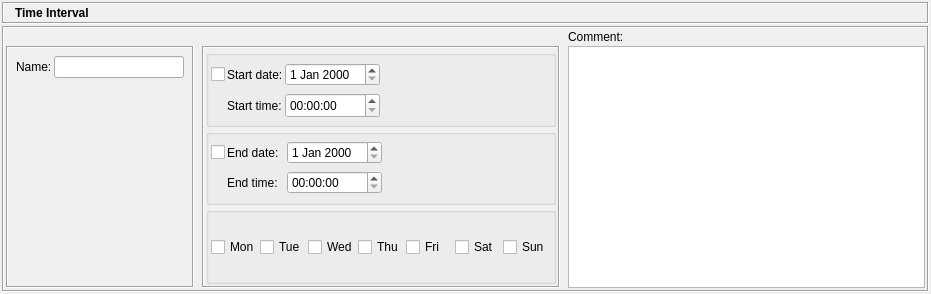
<ui version="4.0" >
 <class>TimeDialog_q</class>
 <widget class="QWidget" name="TimeDialog_q" >
  <property name="enabled" >
   <bool>true</bool>
  </property>
  <property name="geometry" >
   <rect>
    <x>0</x>
    <y>0</y>
    <width>931</width>
    <height>294</height>
   </rect>
  </property>
  <property name="windowTitle" >
   <string>Time</string>
  </property>
  <layout class="QHBoxLayout" >
   <property name="spacing" >
    <number>2</number>
   </property>
   <property name="leftMargin" >
    <number>2</number>
   </property>
   <property name="topMargin" >
    <number>2</number>
   </property>
   <property name="rightMargin" >
    <number>2</number>
   </property>
   <property name="bottomMargin" >
    <number>2</number>
   </property>
   <item>
    <layout class="QVBoxLayout" >
     <property name="spacing" >
      <number>2</number>
     </property>
     <property name="leftMargin" >
      <number>0</number>
     </property>
     <property name="topMargin" >
      <number>0</number>
     </property>
     <property name="rightMargin" >
      <number>0</number>
     </property>
     <property name="bottomMargin" >
      <number>0</number>
     </property>
     <item>
      <widget class="QFrame" name="frame3" >
       <property name="sizePolicy" >
        <sizepolicy vsizetype="Fixed" hsizetype="Preferred" >
         <horstretch>0</horstretch>
         <verstretch>0</verstretch>
        </sizepolicy>
       </property>
       <property name="minimumSize" >
        <size>
         <width>16</width>
         <height>20</height>
        </size>
       </property>
       <property name="frameShape" >
        <enum>QFrame::Box</enum>
       </property>
       <property name="frameShadow" >
        <enum>QFrame::Sunken</enum>
       </property>
       <layout class="QGridLayout" >
        <property name="leftMargin" >
         <number>2</number>
        </property>
        <property name="topMargin" >
         <number>2</number>
        </property>
        <property name="rightMargin" >
         <number>2</number>
        </property>
        <property name="bottomMargin" >
         <number>2</number>
        </property>
        <property name="horizontalSpacing" >
         <number>2</number>
        </property>
        <property name="verticalSpacing" >
         <number>2</number>
        </property>
        <item row="0" column="1" >
         <widget class="QLabel" name="editorTitle" >
          <property name="font" >
           <font>
            <weight>75</weight>
            <bold>true</bold>
           </font>
          </property>
          <property name="text" >
           <string>Time Interval</string>
          </property>
          <property name="wordWrap" >
           <bool>false</bool>
          </property>
         </widget>
        </item>
        <item row="0" column="0" >
         <widget class="QLabel" name="pixmapLabel1" >
          <property name="sizePolicy" >
           <sizepolicy vsizetype="Fixed" hsizetype="Fixed" >
            <horstretch>0</horstretch>
            <verstretch>0</verstretch>
           </sizepolicy>
          </property>
          <property name="pixmap" >
           <pixmap/>
          </property>
          <property name="scaledContents" >
           <bool>true</bool>
          </property>
          <property name="wordWrap" >
           <bool>false</bool>
          </property>
         </widget>
        </item>
       </layout>
      </widget>
     </item>
     <item>
      <widget class="QFrame" name="frame7" >
       <property name="frameShape" >
        <enum>QFrame::Box</enum>
       </property>
       <property name="frameShadow" >
        <enum>QFrame::Sunken</enum>
       </property>
       <layout class="QGridLayout" >
        <property name="leftMargin" >
         <number>2</number>
        </property>
        <property name="topMargin" >
         <number>2</number>
        </property>
        <property name="rightMargin" >
         <number>2</number>
        </property>
        <property name="bottomMargin" >
         <number>2</number>
        </property>
        <property name="horizontalSpacing" >
         <number>8</number>
        </property>
        <property name="verticalSpacing" >
         <number>2</number>
        </property>
        <item row="0" column="2" >
         <widget class="QLabel" name="textLabel2" >
          <property name="text" >
           <string>Comment:</string>
          </property>
          <property name="wordWrap" >
           <bool>false</bool>
          </property>
         </widget>
        </item>
        <item row="1" column="0" >
         <widget class="QFrame" name="frame32" >
          <property name="frameShape" >
           <enum>QFrame::Box</enum>
          </property>
          <property name="frameShadow" >
           <enum>QFrame::Sunken</enum>
          </property>
          <layout class="QGridLayout" >
           <property name="leftMargin" >
            <number>8</number>
           </property>
           <property name="topMargin" >
            <number>8</number>
           </property>
           <property name="rightMargin" >
            <number>8</number>
           </property>
           <property name="bottomMargin" >
            <number>8</number>
           </property>
           <property name="horizontalSpacing" >
            <number>2</number>
           </property>
           <property name="verticalSpacing" >
            <number>8</number>
           </property>
           <item row="0" column="0" >
            <widget class="QLabel" name="textLabel1" >
             <property name="text" >
              <string>Name:</string>
             </property>
             <property name="wordWrap" >
              <bool>false</bool>
             </property>
            </widget>
           </item>
           <item row="2" column="0" >
            <spacer>
             <property name="orientation" >
              <enum>Qt::Vertical</enum>
             </property>
             <property name="sizeType" >
              <enum>QSizePolicy::MinimumExpanding</enum>
             </property>
             <property name="sizeHint" >
              <size>
               <width>20</width>
               <height>5</height>
              </size>
             </property>
            </spacer>
           </item>
           <item row="0" column="1" >
            <widget class="QLineEdit" name="obj_name" >
             <property name="sizePolicy" >
              <sizepolicy vsizetype="Fixed" hsizetype="Preferred" >
               <horstretch>0</horstretch>
               <verstretch>0</verstretch>
              </sizepolicy>
             </property>
             <property name="minimumSize" >
              <size>
               <width>130</width>
               <height>0</height>
              </size>
             </property>
            </widget>
           </item>
          </layout>
         </widget>
        </item>
        <item row="1" column="1" >
         <widget class="QFrame" name="frame18" >
          <property name="minimumSize" >
           <size>
            <width>350</width>
            <height>16</height>
           </size>
          </property>
          <property name="frameShape" >
           <enum>QFrame::Box</enum>
          </property>
          <property name="frameShadow" >
           <enum>QFrame::Sunken</enum>
          </property>
          <layout class="QVBoxLayout" >
           <item>
            <widget class="QGroupBox" name="groupBox2" >
             <property name="title" >
              <string/>
             </property>
             <layout class="QGridLayout" >
              <item row="0" column="0" >
               <widget class="QCheckBox" name="useStartDate" >
                <property name="text" >
                 <string/>
                </property>
               </widget>
              </item>
              <item row="0" column="1" >
               <widget class="QLabel" name="label" >
                <property name="text" >
                 <string>Start date:</string>
                </property>
               </widget>
              </item>
              <item row="0" column="2" >
               <widget class="QDateEdit" name="startDate" >
                <property name="date" >
                 <date>
                  <year>2000</year>
                  <month>1</month>
                  <day>1</day>
                 </date>
                </property>
               </widget>
              </item>
              <item row="0" column="3" >
               <spacer>
                <property name="orientation" >
                 <enum>Qt::Horizontal</enum>
                </property>
                <property name="sizeHint" >
                 <size>
                  <width>101</width>
                  <height>25</height>
                 </size>
                </property>
               </spacer>
              </item>
              <item row="1" column="1" >
               <widget class="QLabel" name="textLabel1_3" >
                <property name="text" >
                 <string>Start time:</string>
                </property>
                <property name="wordWrap" >
                 <bool>false</bool>
                </property>
               </widget>
              </item>
              <item row="1" column="2" >
               <widget class="QTimeEdit" name="startTime" >
                <property name="minimumSize" >
                 <size>
                  <width>0</width>
                  <height>25</height>
                 </size>
                </property>
               </widget>
              </item>
              <item row="1" column="3" >
               <spacer>
                <property name="orientation" >
                 <enum>Qt::Horizontal</enum>
                </property>
                <property name="sizeHint" >
                 <size>
                  <width>111</width>
                  <height>20</height>
                 </size>
                </property>
               </spacer>
              </item>
             </layout>
            </widget>
           </item>
           <item>
            <widget class="QGroupBox" name="groupBox1" >
             <property name="title" >
              <string/>
             </property>
             <layout class="QGridLayout" >
              <item row="0" column="0" >
               <widget class="QCheckBox" name="useEndDate" >
                <property name="text" >
                 <string/>
                </property>
               </widget>
              </item>
              <item row="0" column="1" >
               <widget class="QLabel" name="label_2" >
                <property name="text" >
                 <string>End date:  </string>
                </property>
               </widget>
              </item>
              <item row="0" column="2" >
               <widget class="QDateEdit" name="endDate" >
                <property name="date" >
                 <date>
                  <year>2000</year>
                  <month>1</month>
                  <day>1</day>
                 </date>
                </property>
               </widget>
              </item>
              <item row="0" column="3" >
               <spacer>
                <property name="orientation" >
                 <enum>Qt::Horizontal</enum>
                </property>
                <property name="sizeHint" >
                 <size>
                  <width>101</width>
                  <height>25</height>
                 </size>
                </property>
               </spacer>
              </item>
              <item row="1" column="1" >
               <widget class="QLabel" name="textLabel1_3_2" >
                <property name="text" >
                 <string>End time:</string>
                </property>
                <property name="wordWrap" >
                 <bool>false</bool>
                </property>
               </widget>
              </item>
              <item row="1" column="2" >
               <widget class="QTimeEdit" name="endTime" />
              </item>
              <item row="1" column="3" >
               <spacer>
                <property name="orientation" >
                 <enum>Qt::Horizontal</enum>
                </property>
                <property name="sizeHint" >
                 <size>
                  <width>101</width>
                  <height>25</height>
                 </size>
                </property>
               </spacer>
              </item>
             </layout>
            </widget>
           </item>
           <item>
            <widget class="QGroupBox" name="groupBox" >
             <property name="title" >
              <string/>
             </property>
             <layout class="QGridLayout" >
              <item row="0" column="0" >
               <widget class="QFrame" name="frame_2" >
                <property name="frameShape" >
                 <enum>QFrame::NoFrame</enum>
                </property>
                <property name="frameShadow" >
                 <enum>QFrame::Raised</enum>
                </property>
                <layout class="QGridLayout" >
                 <property name="leftMargin" >
                  <number>0</number>
                 </property>
                 <property name="topMargin" >
                  <number>0</number>
                 </property>
                 <property name="rightMargin" >
                  <number>0</number>
                 </property>
                 <property name="bottomMargin" >
                  <number>0</number>
                 </property>
                 <property name="horizontalSpacing" >
                  <number>0</number>
                 </property>
                 <property name="verticalSpacing" >
                  <number>0</number>
                 </property>
                 <item row="0" column="0" >
                  <widget class="QCheckBox" name="cbStart1_2" >
                   <property name="text" >
                    <string>Mon</string>
                   </property>
                  </widget>
                 </item>
                 <item row="0" column="1" >
                  <widget class="QCheckBox" name="cbStart2_2" >
                   <property name="text" >
                    <string>Tue</string>
                   </property>
                  </widget>
                 </item>
                 <item row="0" column="2" >
                  <widget class="QCheckBox" name="cbStart3_2" >
                   <property name="text" >
                    <string>Wed</string>
                   </property>
                  </widget>
                 </item>
                 <item row="0" column="3" >
                  <widget class="QCheckBox" name="cbStart4_2" >
                   <property name="text" >
                    <string>Thu</string>
                   </property>
                  </widget>
                 </item>
                 <item row="0" column="4" >
                  <widget class="QCheckBox" name="cbStart5_2" >
                   <property name="text" >
                    <string>Fri</string>
                   </property>
                  </widget>
                 </item>
                 <item row="0" column="5" >
                  <widget class="QCheckBox" name="cbStart6_2" >
                   <property name="text" >
                    <string>Sat</string>
                   </property>
                  </widget>
                 </item>
                 <item row="0" column="6" >
                  <widget class="QCheckBox" name="cbStart7_2" >
                   <property name="text" >
                    <string>Sun</string>
                   </property>
                  </widget>
                 </item>
                </layout>
               </widget>
              </item>
             </layout>
            </widget>
           </item>
          </layout>
         </widget>
        </item>
        <item row="1" column="2" >
         <widget class="QTextEdit" name="comment" >
          <property name="sizePolicy" >
           <sizepolicy vsizetype="Expanding" hsizetype="Expanding" >
            <horstretch>0</horstretch>
            <verstretch>100</verstretch>
           </sizepolicy>
          </property>
          <property name="minimumSize" >
           <size>
            <width>50</width>
            <height>0</height>
           </size>
          </property>
          <property name="tabChangesFocus" >
           <bool>true</bool>
          </property>
         </widget>
        </item>
       </layout>
      </widget>
     </item>
    </layout>
   </item>
  </layout>
 </widget>
 <layoutdefault spacing="2" margin="2" />
 <tabstops>
  <tabstop>obj_name</tabstop>
  <tabstop>startDate</tabstop>
  <tabstop>startTime</tabstop>
  <tabstop>endDate</tabstop>
  <tabstop>endTime</tabstop>
  <tabstop>comment</tabstop>
 </tabstops>
 <resources/>
 <connections>
  <connection>
   <sender>obj_name</sender>
   <signal>textChanged(QString)</signal>
   <receiver>TimeDialog_q</receiver>
   <slot>changed()</slot>
   <hints>
    <hint type="sourcelabel" >
     <x>81</x>
     <y>75</y>
    </hint>
    <hint type="destinationlabel" >
     <x>20</x>
     <y>20</y>
    </hint>
   </hints>
  </connection>
  <connection>
   <sender>comment</sender>
   <signal>textChanged()</signal>
   <receiver>TimeDialog_q</receiver>
   <slot>changed()</slot>
   <hints>
    <hint type="sourcelabel" >
     <x>568</x>
     <y>71</y>
    </hint>
    <hint type="destinationlabel" >
     <x>20</x>
     <y>20</y>
    </hint>
   </hints>
  </connection>
  <connection>
   <sender>startTime</sender>
   <signal>timeChanged(QTime)</signal>
   <receiver>TimeDialog_q</receiver>
   <slot>changed()</slot>
   <hints>
    <hint type="sourcelabel" >
     <x>448</x>
     <y>106</y>
    </hint>
    <hint type="destinationlabel" >
     <x>20</x>
     <y>20</y>
    </hint>
   </hints>
  </connection>
  <connection>
   <sender>startDate</sender>
   <signal>dateChanged(QDate)</signal>
   <receiver>TimeDialog_q</receiver>
   <slot>changed()</slot>
   <hints>
    <hint type="sourcelabel" >
     <x>336</x>
     <y>79</y>
    </hint>
    <hint type="destinationlabel" >
     <x>20</x>
     <y>20</y>
    </hint>
   </hints>
  </connection>
  <connection>
   <sender>endTime</sender>
   <signal>timeChanged(QTime)</signal>
   <receiver>TimeDialog_q</receiver>
   <slot>changed()</slot>
   <hints>
    <hint type="sourcelabel" >
     <x>448</x>
     <y>193</y>
    </hint>
    <hint type="destinationlabel" >
     <x>20</x>
     <y>20</y>
    </hint>
   </hints>
  </connection>
  <connection>
   <sender>endDate</sender>
   <signal>dateChanged(QDate)</signal>
   <receiver>TimeDialog_q</receiver>
   <slot>changed()</slot>
   <hints>
    <hint type="sourcelabel" >
     <x>336</x>
     <y>166</y>
    </hint>
    <hint type="destinationlabel" >
     <x>20</x>
     <y>20</y>
    </hint>
   </hints>
  </connection>
  <connection>
   <sender>useStartDate</sender>
   <signal>toggled(bool)</signal>
   <receiver>TimeDialog_q</receiver>
   <slot>useStartOrEndDate()</slot>
   <hints>
    <hint type="sourcelabel" >
     <x>224</x>
     <y>79</y>
    </hint>
    <hint type="destinationlabel" >
     <x>20</x>
     <y>20</y>
    </hint>
   </hints>
  </connection>
  <connection>
   <sender>useEndDate</sender>
   <signal>toggled(bool)</signal>
   <receiver>TimeDialog_q</receiver>
   <slot>useStartOrEndDate()</slot>
   <hints>
    <hint type="sourcelabel" >
     <x>224</x>
     <y>166</y>
    </hint>
    <hint type="destinationlabel" >
     <x>20</x>
     <y>20</y>
    </hint>
   </hints>
  </connection>
 </connections>
</ui>
